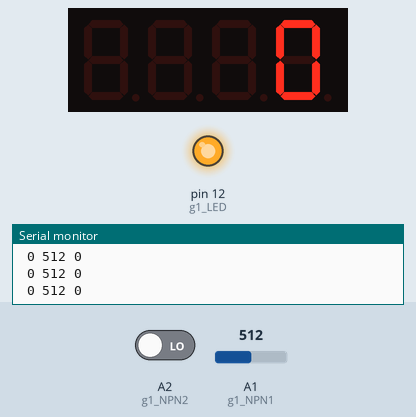
Simulated run of this sketch. Board: Arduino Uno, built with avr-gcc and run on an emulated ATmega328P. Parts: 4-digit seven-segment display, output pins drawn as LEDs (lit = HIGH), the last lines printed to the serial monitor. The test bench sets the inputs (shaded band); at power-on: A2 (g1_NPN2) LOW, A1 (g1_NPN1) = 512.

Above: at 6.2 s.
6.3 s: A2 (g1_NPN2) driven HIGH
At 7.0 s:
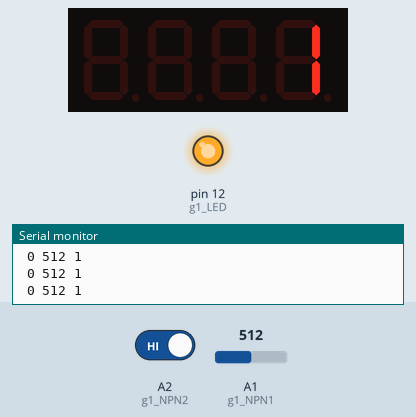
Timing chart, 0 to 9.3 s (numbered marks = the images above; inputs shaded):
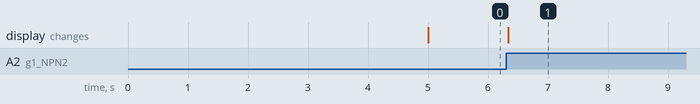

Measured:
- after the input at 6.3 s, the display: changes at once (image 1)

The sketch:

test_gate.ino
```cpp
/***************************************************


 ****************************************************/

#include <Wire.h> // Enable this line if using Arduino Uno, Mega, etc.
#include <Adafruit_GFX.h>
#include "Adafruit_LEDBackpack.h"

Adafruit_7segment matrix = Adafruit_7segment();


int g1_LED = 12;
int g1_NPN1 = A1;
int g1_NPN2 = A2;
volatile byte state = LOW;


void setup() {

  pinMode(g1_LED, OUTPUT);
  pinMode(g1_NPN1, INPUT);
  pinMode(g1_NPN2, INPUT);
  Serial.begin(9600);
  matrix.begin(0x70);
  digitalWrite(g1_LED, HIGH);
  attachInterrupt(digitalPinToInterrupt(g1_NPN2), blink, RISING);

  delay(5000);
}


void loop() {

  int val1 = analogRead(g1_NPN1);
  int val2 = digitalRead(g1_NPN2);

  Serial.print(" ");
  Serial.print(state);
  Serial.print(" ");
  Serial.print(val1);
  Serial.print(" ");
  Serial.println(val2);
  matrix.println(val2);
  matrix.writeDisplay();

  delay(100);

}


void blink() {
  state = !state;
}
```
